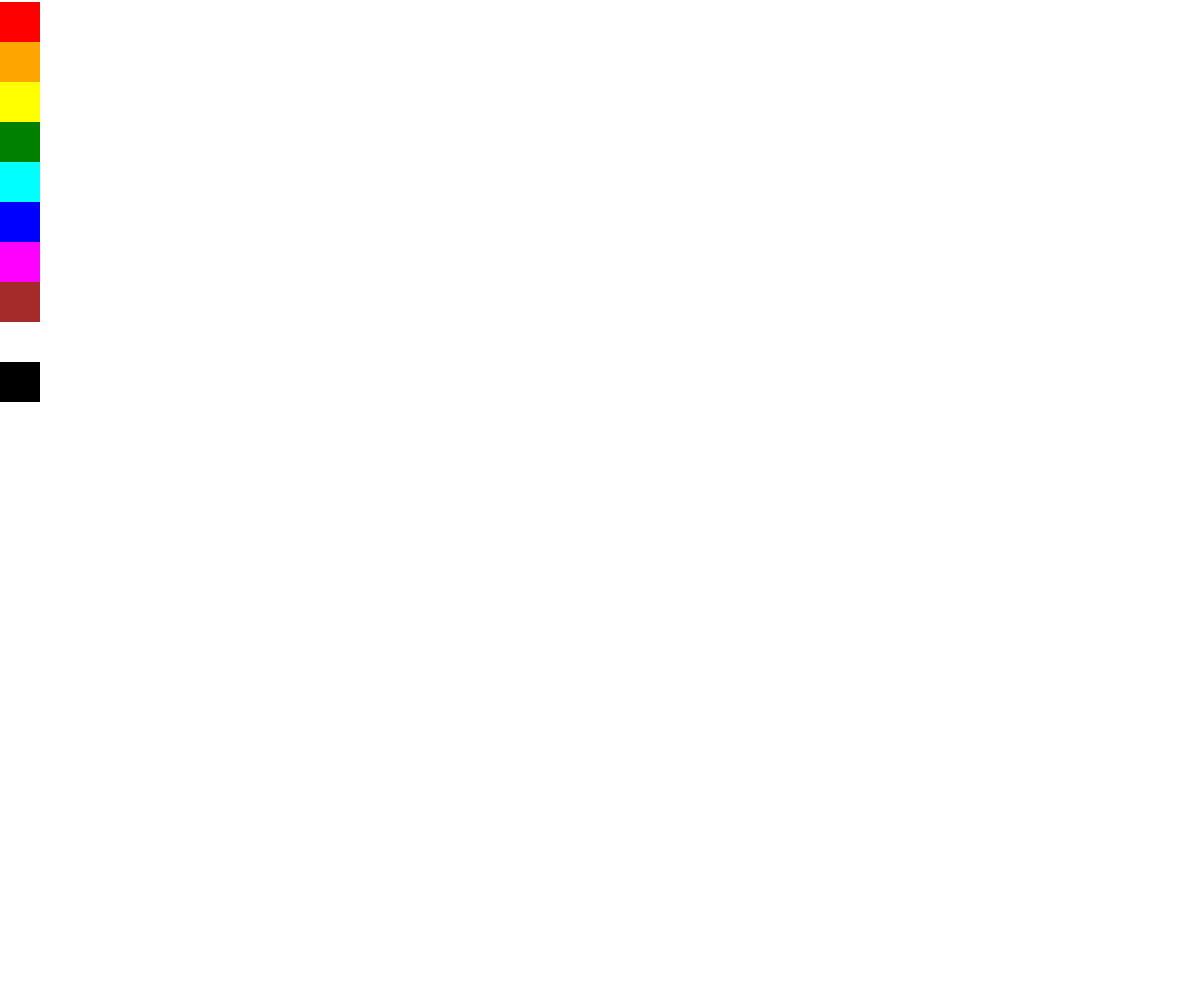
Frame 1 (no input)
Frame 60 (no input): identical to frame 1, image omitted
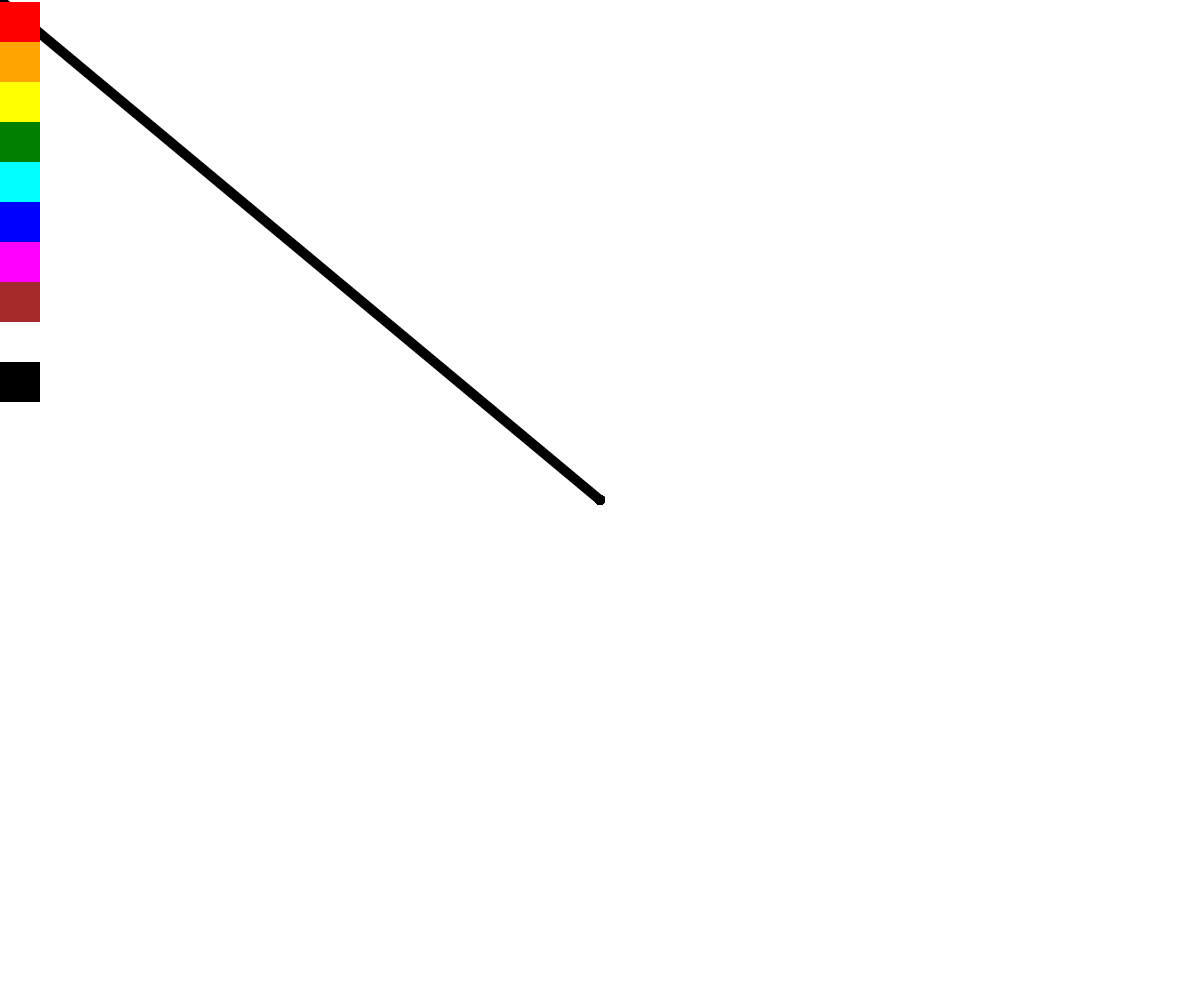
Frame 120 (the mouse pressed at the canvas centre since frame 60)

The p5.js sketch that drew these frames (run headless with seeded random() and noise() and a simulated clock; from frame 60 on, the mouse is pressed at the canvas centre):

// p5.js sketch
// ── sketch.js
let colors = ['orange', 'blue', 'red', 'green', 'yellow', 'magenta', 'black', 'white', 'brown', 'cyan'];
let dragging = false;
let selectedColor = 'black'; // fix error

function setup() {
  createCanvas(windowWidth, windowHeight);
  background(1000);
  colorMode(HSB)
}

function draw() {
  noStroke();
  
  fill('red');
  square(0, 2, 40);

  fill('orange');
  square(0, 42, 40);

  fill('yellow');
  square(0, 82, 40);

  fill('green');
  square(0, 122, 40);

  fill('cyan');
  square(0, 162, 40);

  fill('blue');
  square(0, 202, 40);

  fill('magenta');
  square(0, 242, 40);

  fill('brown');
  square(0, 282, 40);

  fill('white');
  square(0, 322, 40);

  fill('black');
  square(0, 362, 40);

  if (dragging && mouseX > 55) {
  stroke(selectedColor);
  strokeWeight(10);
  line(pmouseX, pmouseY, mouseX, mouseY);
  }
}

function mousePressed() {
  let line = mouseX - mouseY;

  if (mouseX >= 0 && mouseX <= 40) {
    if (pmouseY >= 2 && pmouseY <= 42) selectedColor = 'red';
    else if (pmouseY >= 42 && pmouseY <= 82) selectedColor = 'orange';
    else if (pmouseY >= 82 && pmouseY <= 122) selectedColor = 'yellow';
    else if (pmouseY >= 122 && pmouseY <= 162) selectedColor = 'green';
    else if (pmouseY >= 162 && pmouseY <= 202) selectedColor = 'cyan';
    else if (pmouseY >= 202 && pmouseY <= 242) selectedColor = 'blue';
    else if (pmouseY >= 242 && pmouseY <= 282) selectedColor = 'magenta';
    else if (pmouseY >= 282 && pmouseY <= 322) selectedColor = 'brown';
    else if (pmouseY >= 322 && pmouseY <= 362) selectedColor = 'white';
    else if (pmouseY >= 362 && pmouseY <= 402) selectedColor = 'black';
  } else {
    dragging = true;
  }
}

function mouseReleased() {
  dragging = false;
}
